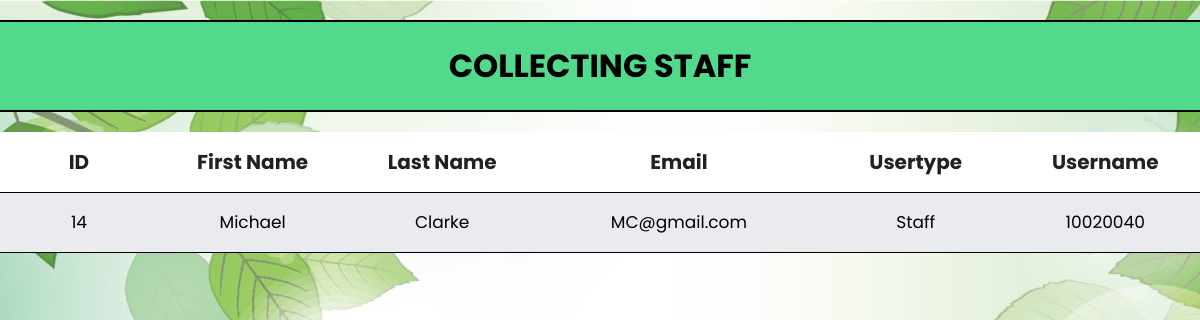
Page /admin/users/staffmembers.php on the committed database.
### tables this page shows
CREATE TABLE `user` (
  `id` int(11) NOT NULL,
  `firstname` varchar(50) NOT NULL,
  `lastname` varchar(100) NOT NULL,
  `email` varchar(50) NOT NULL,
  `usertype` varchar(50) NOT NULL,
  `username` varchar(100) NOT NULL,
  `password` varchar(50) NOT NULL
);

### admin/users/staffmembers.php (the view, shortened to what this page needs)
<!DOCTYPE html>
<html lang="en">
<head>
    <link rel="stylesheet" href="user.css">
</head>
<body>
<div class="table">
<div class="table-header">
<div class="top-heading">
<h1><b> COLLECTING STAFF</b></h1>
</div>
 </div>
 <div class="table-section">
    <table>
        <thead>
             <tr>
               <th style="width:100px;" >ID</th>
               <th style="width:120px;" >First Name</th>
               <th style="width:120px;">Last Name</th>
               <th style="width:180px;">Email</th>
               <th style="width:120px;">Usertype</th>
               <th style="width:120px;">Username</th>
            </tr>
        </thead>
        <tbody>
 <?php
           $dbhost = "localhost";
           $dbuser = "root";
           $dbpass= "";
           $dbname = "cmc_db";
           $con = mysqli_connect($dbhost,$dbuser,$dbpass,$dbname);
         $sql = "SELECT * FROM user where usertype='Staff'";
         $result = $con->query($sql);
         while($row = $result->fetch_assoc()) {
            echo
             "<tr>
               <td>$row[id]</td>
               <td>$row[firstname]</td>
               <td>$row[lastname]</td>
               <td>$row[email]</td>
               <td>$row[usertype]</td>
               <td>$row[username]</td>
             </tr>";
         }
  ?>
 </tbody>
</table>
</div>
</div>
</body>
</html>

### admin/users/user.css (style rules this page uses)
* { margin: 0; padding: 0; box-sizing: border-box; text-decoration: none; font-family: "Poppins", sans-serif; }
body { font-family: 'Open Sans', sans-serif; margin:0; padding: 0; background:url(4.jpg); }
.top-heading { text-align: center; padding: 20px; margin-top: 20px; margin-bottom: 20px; background-color: rgb(83, 217, 139); border-top: 2px solid black; border-bottom: 2px solid black; }
.table-section { height: 650px; }
table { width: 100%; table-layout: fixed; border-collapse: collapse; background-color: #e9ebee; font-size: 17px; }
thead th { position: sticky; background-color: #ffffff; color: #212121; font-size: 20px; }
th,td { border-bottom: 1px solid #e9e7e7; padding: 10px 20px; text-align: center; border-bottom: 1px solid #000000; }
tr { height: 60px; }

### rows in the picture
user: id "14", firstname "Michael", lastname "Clarke", email "MC@gmail.com", usertype "Staff", username "10020040"
